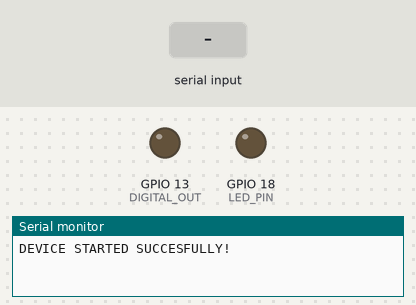
Simulated run of this sketch. Board: ESP32. Parts: output pins drawn as LEDs (lit = HIGH), the last lines printed to the serial monitor. Dashed ring = blinking. The test bench sets the inputs (shaded band). Nothing arrives over Bluetooth unless stated.

Above: at 1.2 s.
1.3 s: "t" received over the second serial link
At 1.47 s:
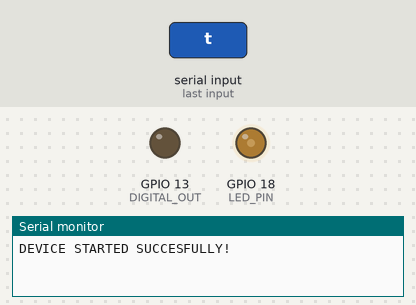
At 2.07 s:
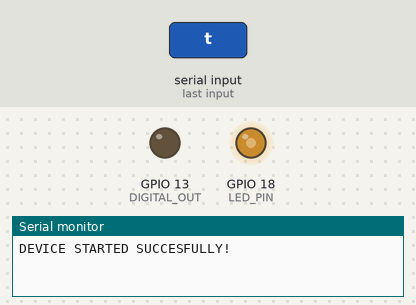
3.8 s: "d" received over the second serial link
At 3.96 s:
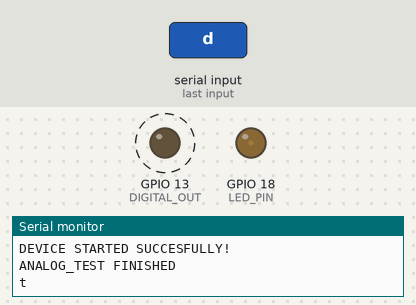
5.6 s: "t" received over the second serial link
Timing chart, 0 to 8.6 s (numbered marks = the images above; inputs shaded):
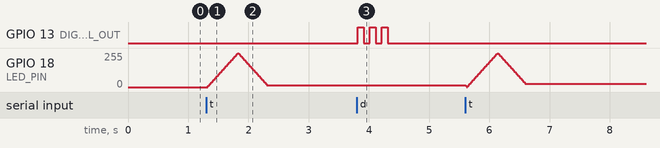

The sketch:

SerialToSerialBT_LEDWRITER.ino
```cpp
#include "BluetoothSerial.h"

#if !defined(CONFIG_BT_ENABLED) || !defined(CONFIG_BLUEDROID_ENABLED)
#error Bluetooth is not enabled! Please run `make menuconfig` to and enable it
#endif

BluetoothSerial SerialBT;

//analogMaker
////////////////////////////////////////////////////////////////////////////
#define min(a,b) ((a)<(b)?(a):(b))
// use first channel of 16 channels (started from zero)
#define LEDC_CHANNEL_0     0

// use 13 bit precission for LEDC timer
#define LEDC_TIMER_13_BIT  13

// use 5000 Hz as a LEDC base frequency
#define LEDC_BASE_FREQ     5000

// fade LED PIN (replace with LED_BUILTIN constant for built-in LED)
#define LED_PIN            18

int brightness = 0;    // how bright the LED is
int fadeAmount = 5;    // how many points to fade the LED by
////////////////////////////////////////////////////////////////////////////

//these are the pins I tested
//under nodemcu_32s pinout sheet, your board may differ
#define ANALOG_OUT 18 //<<<<<<<<<<<<<<<<<<<<<
#define DIGITAL_OUT 13 //<<<<<<<<<<<<<<<<<<<<
byte sigma = 0;
uint8_t command;

void setup()
{
  //analog//////////////////////////////////////////////////////////////////
  // Setup timer and attach timer to a led pin
  ledcSetup(LEDC_CHANNEL_0, LEDC_BASE_FREQ, LEDC_TIMER_13_BIT);
  ledcAttachPin(LED_PIN, LEDC_CHANNEL_0);
  //////////////////////////////////////////////////////////////////////////

  pinMode(DIGITAL_OUT, OUTPUT);

  Serial.begin(115200); //begins the serial terminal
  SerialBT.begin("[MAINLINE]"); //Bluetooth device name
  Serial.println("DEVICE STARTED SUCCESFULLY!\n");
}

void loop()
{
  //computer >> esp32 >> phone
  if (Serial.available())
  {
    SerialBT.write(Serial.read());
  }

  //phone >> esp32 >> computer
  if (SerialBT.available())
  {
    command = SerialBT.read();

    if(command == 't')
    {
      analogTest();
    }

    if(command == 'd')
    {
      digitalTest();
    }

    Serial.write(command);
  }
  delay(20);
}

// Arduino like analogWrite
// value has to be between 0 and valueMax
void ledcAnalogWrite(uint8_t channel, uint32_t value, uint32_t valueMax = 255) {
  // calculate duty, 8191 from 2 ^ 13 - 1
  uint32_t duty = (8191 / valueMax) * min(value, valueMax);

  // write duty to LEDC
  ledcWrite(channel, duty);
}

void analogTest()
{
  for(int i = 0; i < 100; i++)
  {
     // set the brightness on LEDC channel 0
    ledcAnalogWrite(LEDC_CHANNEL_0, brightness);

    // change the brightness for next time through the loop:
    brightness = brightness + fadeAmount;

    // reverse the direction of the fading at the ends of the fade:
    if (brightness <= 0 || brightness >= 255) {
      fadeAmount = -fadeAmount;
    }
    // wait for 30 milliseconds to see the dimming effect
    delay(10);
  }

  Serial.println("ANALOG_TEST FINISHED");
}

void digitalTest()
{
  //blink 3 times
  for(int i = 0; i < 3; i++)
  {
    //blink pin
    digitalWrite(DIGITAL_OUT, HIGH);
    delay(100);
    digitalWrite(DIGITAL_OUT, LOW);
    delay(100);
  }

  Serial.println("DIGITAL_TEST FINISHED");
}
```

Measured:
- after the input at 1.3 s, GPIO 18 (LED_PIN): rises from 0/255 to 254/255 in 0.50 s, then falls to 15/255 in 0.48 s
- after the input at 3.8 s, GPIO 13 (DIGITAL_OUT): alternates HIGH for 0.10 s and LOW for 0.10 s, 6 changes in all, then stays LOW, starting at once
